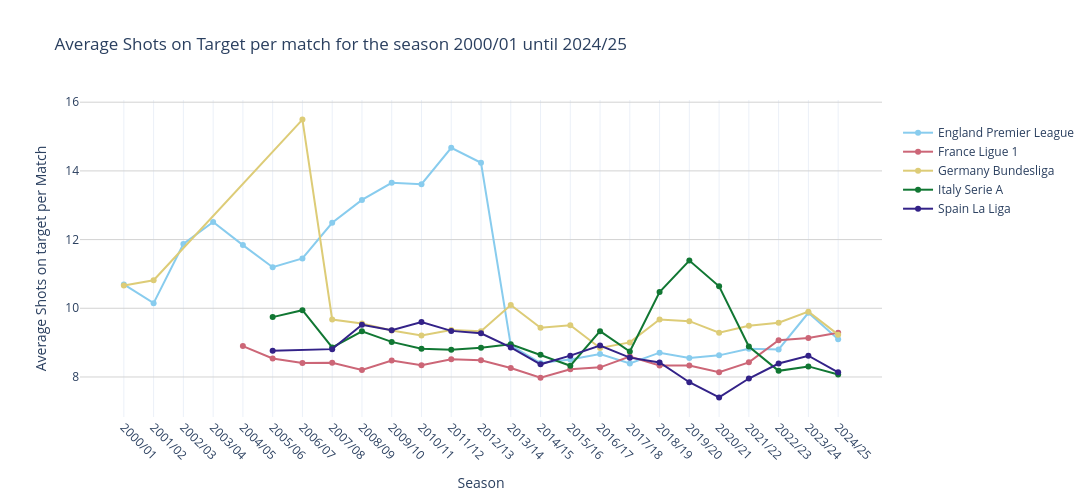

This figure's notebook cell:
### Code cell
fig_q3 = px.line(
    data_frame=df_q3,
    x="Season",
    y="Average Shots on Target",
    hover_name='Division',
    color= 'Division',
    color_discrete_sequence=px.colors.qualitative.Safe,
    markers=True, # to turn markers on - default is off
    title="Average Shots on Target per match for the season 2000/01 until 2024/25",
    height=500
    )


fig_q3.update_layout(
    width=1200,
    legend_title_text=' '
    )

fig_q3.update_xaxes(
    title="Season",
    tickangle=45,
    categoryorder='array',
    categoryarray=sorted(df_q2['Season'].unique())
    )

fig_q3.update_yaxes(
    title="Average Shots on target per Match",
    gridcolor='lightgrey'
    )

fig_q3.show()

### Figure 1 — Plotly figure (JSON) as saved in the notebook; plotly's stock layout.template omitted (floating-point values rounded to 4 significant figures)
{"data": [{"hovertemplate": "<b>%{hovertext}</b><br><br>Division=England Premier League<br>Season=%{x}<br>Average Shots on Target=%{y}<extra></extra>", "hovertext": ["England Premier League", "England Premier League", "England Premier League", "England Premier League", "England Premier League", "England Premier League", "England Premier League", "England Premier League", "England Premier League", "England Premier League", "England Premier League", "England Premier League", "England Premier League", "England Premier League", "England Premier League", "England Premier League", "England Premier League", "England Premier League", "England Premier League", "England Premier League", "England Premier League", "England Premier League", "England Premier League", "England Premier League", "England Premier League"], "legendgroup": "England Premier League", "line": {"color": "rgb(136, 204, 238)", "dash": "solid"}, "marker": {"symbol": "circle"}, "mode": "lines+markers", "name": "England Premier League", "orientation": "v", "showlegend": true, "type": "scatter", "x": ["2000/01", "2001/02", "2002/03", "2003/04", "2004/05", "2005/06", "2006/07", "2007/08", "2008/09", "2009/10", "2010/11", "2011/12", "2012/13", "2013/14", "2014/15", "2015/16", "2016/17", "2017/18", "2018/19", "2019/20", "2020/21", "2021/22", "2022/23", "2023/24", "2024/25"], "xaxis": "x", "y": [10.69, 10.15, 11.87, 12.51, 11.84, 11.19, 11.45, 12.49, 13.16, 13.65, 13.61, 14.67, 14.24, 8.924, 8.405, 8.511, 8.668, 8.395, 8.708, 8.55, 8.629, 8.821, 8.803, 9.868, 9.1], "yaxis": "y"}, {"hovertemplate": "<b>%{hovertext}</b><br><br>Division=France Ligue 1<br>Season=%{x}<br>Average Shots on Target=%{y}<extra></extra>", "hovertext": ["France Ligue 1", "France Ligue 1", "France Ligue 1", "France Ligue 1", "France Ligue 1", "France Ligue 1", "France Ligue 1", "France Ligue 1", "France Ligue 1", "France Ligue 1", "France Ligue 1", "France Ligue 1", "France Ligue 1", "France Ligue 1", "France Ligue 1", "France Ligue 1", "France Ligue 1", "France Ligue 1", "France Ligue 1", "France Ligue 1", "France Ligue 1"], "legendgroup": "France Ligue 1", "line": {"color": "rgb(204, 102, 119)", "dash": "solid"}, "marker": {"symbol": "circle"}, "mode": "lines+markers", "name": "France Ligue 1", "orientation": "v", "showlegend": true, "type": "scatter", "x": ["2004/05", "2005/06", "2006/07", "2007/08", "2008/09", "2009/10", "2010/11", "2011/12", "2012/13", "2013/14", "2014/15", "2015/16", "2016/17", "2017/18", "2018/19", "2019/20", "2020/21", "2021/22", "2022/23", "2023/24", "2024/25"], "xaxis": "x", "y": [8.9, 8.539, 8.405, 8.416, 8.205, 8.476, 8.345, 8.518, 8.487, 8.261, 7.979, 8.226, 8.28, 8.597, 8.332, 8.337, 8.139, 8.426, 9.071, 9.137, 9.289], "yaxis": "y"}, {"hovertemplate": "<b>%{hovertext}</b><br><br>Division=Germany Bundesliga<br>Season=%{x}<br>Average Shots on Target=%{y}<extra></extra>", "hovertext": ["Germany Bundesliga", "Germany Bundesliga", "Germany Bundesliga", "Germany Bundesliga", "Germany Bundesliga", "Germany Bundesliga", "Germany Bundesliga", "Germany Bundesliga", "Germany Bundesliga", "Germany Bundesliga", "Germany Bundesliga", "Germany Bundesliga", "Germany Bundesliga", "Germany Bundesliga", "Germany Bundesliga", "Germany Bundesliga", "Germany Bundesliga", "Germany Bundesliga", "Germany Bundesliga", "Germany Bundesliga", "Germany Bundesliga"], "legendgroup": "Germany Bundesliga", "line": {"color": "rgb(221, 204, 119)", "dash": "solid"}, "marker": {"symbol": "circle"}, "mode": "lines+markers", "name": "Germany Bundesliga", "orientation": "v", "showlegend": true, "type": "scatter", "x": ["2000/01", "2001/02", "2006/07", "2007/08", "2008/09", "2009/10", "2010/11", "2011/12", "2012/13", "2013/14", "2014/15", "2015/16", "2016/17", "2017/18", "2018/19", "2019/20", "2020/21", "2021/22", "2022/23", "2023/24", "2024/25"], "xaxis": "x", "y": [10.67, 10.82, 15.49, 9.673, 9.559, 9.353, 9.209, 9.369, 9.33, 10.09, 9.435, 9.507, 8.843, 9.007, 9.673, 9.624, 9.291, 9.493, 9.578, 9.902, 9.232], "yaxis": "y"}, {"hovertemplate": "<b>%{hovertext}</b><br><br>Division=Italy Serie A<br>Season=%{x}<br>Average Shots on Target=%{y}<extra></extra>", "hovertext": ["Italy Serie A", "Italy Serie A", "Italy Serie A", "Italy Serie A", "Italy Serie A", "Italy Serie A", "Italy Serie A", "Italy Serie A", "Italy Serie A", "Italy Serie A", "Italy Serie A", "Italy Serie A", "Italy Serie A", "Italy Serie A", "Italy Serie A", "Italy Serie A", "Italy Serie A", "Italy Serie A", "Italy Serie A", "Italy Serie A"], "legendgroup": "Italy Serie A", "line": {"color": "rgb(17, 119, 51)", "dash": "solid"}, "marker": {"symbol": "circle"}, "mode": "lines+markers", "name": "Italy Serie A", "orientation": "v", "showlegend": true, "type": "scatter", "x": ["2005/06", "2006/07", "2007/08", "2008/09", "2009/10", "2010/11", "2011/12", "2012/13", "2013/14", "2014/15", "2015/16", "2016/17", "2017/18", "2018/19", "2019/20", "2020/21", "2021/22", "2022/23", "2023/24", "2024/25"], "xaxis": "x", "y": [9.743, 9.945, 8.861, 9.329, 9.021, 8.821, 8.795, 8.852, 8.953, 8.647, 8.326, 9.334, 8.739, 10.47, 11.39, 10.64, 8.887, 8.179, 8.308, 8.071], "yaxis": "y"}, {"hovertemplate": "<b>%{hovertext}</b><br><br>Division=Spain La Liga<br>Season=%{x}<br>Average Shots on Target=%{y}<extra></extra>", "hovertext": ["Spain La Liga", "Spain La Liga", "Spain La Liga", "Spain La Liga", "Spain La Liga", "Spain La Liga", "Spain La Liga", "Spain La Liga", "Spain La Liga", "Spain La Liga", "Spain La Liga", "Spain La Liga", "Spain La Liga", "Spain La Liga", "Spain La Liga", "Spain La Liga", "Spain La Liga", "Spain La Liga", "Spain La Liga"], "legendgroup": "Spain La Liga", "line": {"color": "rgb(51, 34, 136)", "dash": "solid"}, "marker": {"symbol": "circle"}, "mode": "lines+markers", "name": "Spain La Liga", "orientation": "v", "showlegend": true, "type": "scatter", "x": ["2005/06", "2007/08", "2008/09", "2009/10", "2010/11", "2011/12", "2012/13", "2013/14", "2014/15", "2015/16", "2016/17", "2017/18", "2018/19", "2019/20", "2020/21", "2021/22", "2022/23", "2023/24", "2024/25"], "xaxis": "x", "y": [8.761, 8.811, 9.521, 9.361, 9.603, 9.342, 9.274, 8.861, 8.368, 8.621, 8.913, 8.563, 8.424, 7.847, 7.405, 7.955, 8.392, 8.618, 8.137], "yaxis": "y"}], "layout": {"height": 500, "legend": {"title": {"text": " "}, "tracegroupgap": 0}, "title": {"text": "Average Shots on Target per match for the season 2000/01 until 2024/25"}, "width": 1200, "xaxis": {"anchor": "y", "categoryarray": ["2000/01", "2001/02", "2002/03", "2003/04", "2004/05", "2005/06", "2006/07", "2007/08", "2008/09", "2009/10", "2010/11", "2011/12", "2012/13", "2013/14", "2014/15", "2015/16", "2016/17", "2017/18", "2018/19", "2019/20", "2020/21", "2021/22", "2022/23", "2023/24", "2024/25"], "categoryorder": "array", "domain": [0, 1], "tickangle": 45, "title": {"text": "Season"}}, "yaxis": {"anchor": "x", "domain": [0, 1], "gridcolor": "lightgrey", "title": {"text": "Average Shots on target per Match"}}}}
